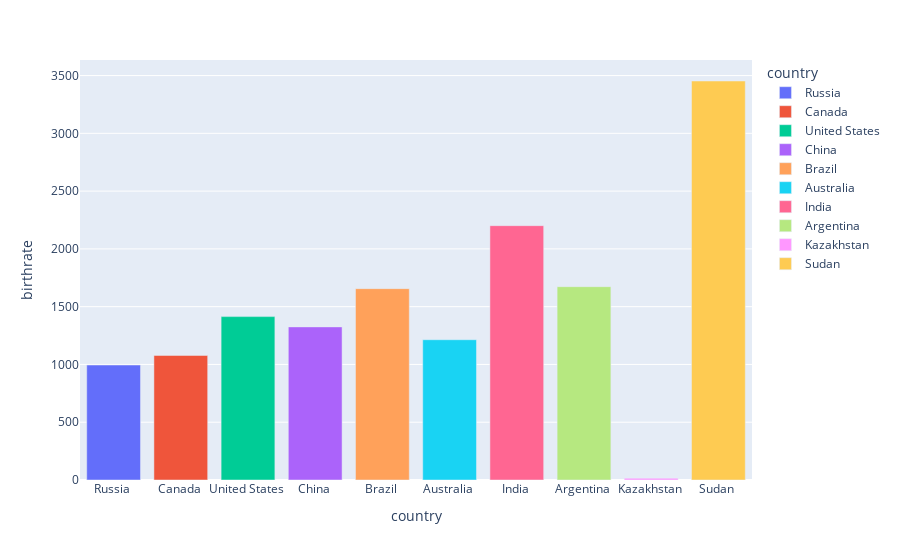

The code cell stored with this chart in its notebook:
### Code cell
fig=px.bar(df,x='country',y='birthrate',color='country',hover_data=['area','gdp_percapita'])#shift+tab kar liyo#Cool af!!
fig.show()

### Figure 1 — Plotly figure (JSON) as saved in the notebook; plotly's stock layout.template omitted (floating-point values rounded to 4 significant figures)
{"data": [{"alignmentgroup": "True", "customdata": [[17075200, 8900]], "hovertemplate": "country=%{x}<br>birthrate=%{y}<br>area=%{customdata[0]}<br>gdp_percapita=%{customdata[1]}<extra></extra>", "legendgroup": "Russia ", "marker": {"color": "#636efa", "pattern": {"shape": ""}}, "name": "Russia ", "offsetgroup": "Russia ", "orientation": "v", "showlegend": true, "textposition": "auto", "type": "bar", "x": ["Russia "], "xaxis": "x", "y": [995], "yaxis": "y"}, {"alignmentgroup": "True", "customdata": [[9984670, 29800]], "hovertemplate": "country=%{x}<br>birthrate=%{y}<br>area=%{customdata[0]}<br>gdp_percapita=%{customdata[1]}<extra></extra>", "legendgroup": "Canada ", "marker": {"color": "#EF553B", "pattern": {"shape": ""}}, "name": "Canada ", "offsetgroup": "Canada ", "orientation": "v", "showlegend": true, "textposition": "auto", "type": "bar", "x": ["Canada "], "xaxis": "x", "y": [1078], "yaxis": "y"}, {"alignmentgroup": "True", "customdata": [[9631420, 37800]], "hovertemplate": "country=%{x}<br>birthrate=%{y}<br>area=%{customdata[0]}<br>gdp_percapita=%{customdata[1]}<extra></extra>", "legendgroup": "United States ", "marker": {"color": "#00cc96", "pattern": {"shape": ""}}, "name": "United States ", "offsetgroup": "United States ", "orientation": "v", "showlegend": true, "textposition": "auto", "type": "bar", "x": ["United States "], "xaxis": "x", "y": [1414], "yaxis": "y"}, {"alignmentgroup": "True", "customdata": [[9596960, 5000]], "hovertemplate": "country=%{x}<br>birthrate=%{y}<br>area=%{customdata[0]}<br>gdp_percapita=%{customdata[1]}<extra></extra>", "legendgroup": "China ", "marker": {"color": "#ab63fa", "pattern": {"shape": ""}}, "name": "China ", "offsetgroup": "China ", "orientation": "v", "showlegend": true, "textposition": "auto", "type": "bar", "x": ["China "], "xaxis": "x", "y": [1325], "yaxis": "y"}, {"alignmentgroup": "True", "customdata": [[8511965, 7600]], "hovertemplate": "country=%{x}<br>birthrate=%{y}<br>area=%{customdata[0]}<br>gdp_percapita=%{customdata[1]}<extra></extra>", "legendgroup": "Brazil ", "marker": {"color": "#FFA15A", "pattern": {"shape": ""}}, "name": "Brazil ", "offsetgroup": "Brazil ", "orientation": "v", "showlegend": true, "textposition": "auto", "type": "bar", "x": ["Brazil "], "xaxis": "x", "y": [1656], "yaxis": "y"}, {"alignmentgroup": "True", "customdata": [[7686850, 29000]], "hovertemplate": "country=%{x}<br>birthrate=%{y}<br>area=%{customdata[0]}<br>gdp_percapita=%{customdata[1]}<extra></extra>", "legendgroup": "Australia ", "marker": {"color": "#19d3f3", "pattern": {"shape": ""}}, "name": "Australia ", "offsetgroup": "Australia ", "orientation": "v", "showlegend": true, "textposition": "auto", "type": "bar", "x": ["Australia "], "xaxis": "x", "y": [1214], "yaxis": "y"}, {"alignmentgroup": "True", "customdata": [[3287590, 2900]], "hovertemplate": "country=%{x}<br>birthrate=%{y}<br>area=%{customdata[0]}<br>gdp_percapita=%{customdata[1]}<extra></extra>", "legendgroup": "India ", "marker": {"color": "#FF6692", "pattern": {"shape": ""}}, "name": "India ", "offsetgroup": "India ", "orientation": "v", "showlegend": true, "textposition": "auto", "type": "bar", "x": ["India "], "xaxis": "x", "y": [2201], "yaxis": "y"}, {"alignmentgroup": "True", "customdata": [[2766890, 11200]], "hovertemplate": "country=%{x}<br>birthrate=%{y}<br>area=%{customdata[0]}<br>gdp_percapita=%{customdata[1]}<extra></extra>", "legendgroup": "Argentina ", "marker": {"color": "#B6E880", "pattern": {"shape": ""}}, "name": "Argentina ", "offsetgroup": "Argentina ", "orientation": "v", "showlegend": true, "textposition": "auto", "type": "bar", "x": ["Argentina "], "xaxis": "x", "y": [1673], "yaxis": "y"}, {"alignmentgroup": "True", "customdata": [[2717300, 6300]], "hovertemplate": "country=%{x}<br>birthrate=%{y}<br>area=%{customdata[0]}<br>gdp_percapita=%{customdata[1]}<extra></extra>", "legendgroup": "Kazakhstan ", "marker": {"color": "#FF97FF", "pattern": {"shape": ""}}, "name": "Kazakhstan ", "offsetgroup": "Kazakhstan ", "orientation": "v", "showlegend": true, "textposition": "auto", "type": "bar", "x": ["Kazakhstan "], "xaxis": "x", "y": [16], "yaxis": "y"}, {"alignmentgroup": "True", "customdata": [[2505810, 1900]], "hovertemplate": "country=%{x}<br>birthrate=%{y}<br>area=%{customdata[0]}<br>gdp_percapita=%{customdata[1]}<extra></extra>", "legendgroup": "Sudan ", "marker": {"color": "#FECB52", "pattern": {"shape": ""}}, "name": "Sudan ", "offsetgroup": "Sudan ", "orientation": "v", "showlegend": true, "textposition": "auto", "type": "bar", "x": ["Sudan "], "xaxis": "x", "y": [3453], "yaxis": "y"}], "layout": {"autosize": true, "barmode": "relative", "legend": {"title": {"text": "country"}, "tracegroupgap": 0}, "margin": {"t": 60}, "xaxis": {"anchor": "y", "autorange": true, "categoryarray": ["Russia ", "Canada ", "United States ", "China ", "Brazil ", "Australia ", "India ", "Argentina ", "Kazakhstan ", "Sudan "], "categoryorder": "array", "domain": [0, 1], "range": [-0.5, 9.5], "title": {"text": "country"}, "type": "category"}, "yaxis": {"anchor": "x", "autorange": true, "domain": [0, 1], "range": [0, 3635.0], "title": {"text": "birthrate"}, "type": "linear"}}}
